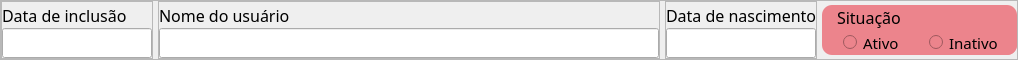
                                    <widget class="QFrame" name="frame_48">
                                     <property name="maximumSize">
                                      <size>
                                       <width>16777215</width>
                                       <height>60</height>
                                      </size>
                                     </property>
                                     <property name="layoutDirection">
                                      <enum>Qt::LeftToRight</enum>
                                     </property>
                                     <property name="styleSheet">
                                      <string notr="true"/>
                                     </property>
                                     <property name="frameShape">
                                      <enum>QFrame::StyledPanel</enum>
                                     </property>
                                     <property name="frameShadow">
                                      <enum>QFrame::Raised</enum>
                                     </property>
                                     <layout class="QHBoxLayout" name="horizontalLayout_7">
                                      <property name="spacing">
                                       <number>5</number>
                                      </property>
                                      <property name="leftMargin">
                                       <number>0</number>
                                      </property>
                                      <property name="topMargin">
                                       <number>0</number>
                                      </property>
                                      <property name="rightMargin">
                                       <number>0</number>
                                      </property>
                                      <property name="bottomMargin">
                                       <number>0</number>
                                      </property>
                                      <item>
                                       <widget class="QFrame" name="frame_61">
                                        <property name="maximumSize">
                                         <size>
                                          <width>170</width>
                                          <height>16777215</height>
                                         </size>
                                        </property>
                                        <property name="frameShape">
                                         <enum>QFrame::StyledPanel</enum>
                                        </property>
                                        <property name="frameShadow">
                                         <enum>QFrame::Raised</enum>
                                        </property>
                                        <layout class="QVBoxLayout" name="verticalLayout_29">
                                         <property name="spacing">
                                          <number>0</number>
                                         </property>
                                         <property name="leftMargin">
                                          <number>0</number>
                                         </property>
                                         <property name="topMargin">
                                          <number>0</number>
                                         </property>
                                         <property name="rightMargin">
                                          <number>0</number>
                                         </property>
                                         <property name="bottomMargin">
                                          <number>0</number>
                                         </property>
                                         <item>
                                          <widget class="QLabel" name="label_3">
                                           <property name="maximumSize">
                                            <size>
                                             <width>140</width>
                                             <height>16777215</height>
                                            </size>
                                           </property>
                                           <property name="font">
                                            <font>
                                             <family>Abel</family>
                                             <pointsize>12</pointsize>
                                            </font>
                                           </property>
                                           <property name="styleSheet">
                                            <string notr="true"/>
                                           </property>
                                           <property name="text">
                                            <string>Data de inclusão</string>
                                           </property>
                                          </widget>
                                         </item>
                                         <item>
                                          <widget class="QLineEdit" name="lineEdit">
                                           <property name="minimumSize">
                                            <size>
                                             <width>150</width>
                                             <height>30</height>
                                            </size>
                                           </property>
                                           <property name="maximumSize">
                                            <size>
                                             <width>150</width>
                                             <height>30</height>
                                            </size>
                                           </property>
                                           <property name="font">
                                            <font>
                                             <family>Abel</family>
                                             <pointsize>12</pointsize>
                                            </font>
                                           </property>
                                          </widget>
                                         </item>
                                        </layout>
                                       </widget>
                                      </item>
                                      <item>
                                       <widget class="QFrame" name="frame_62">
                                        <property name="maximumSize">
                                         <size>
                                          <width>520</width>
                                          <height>16777215</height>
                                         </size>
                                        </property>
                                        <property name="frameShape">
                                         <enum>QFrame::StyledPanel</enum>
                                        </property>
                                        <property name="frameShadow">
                                         <enum>QFrame::Raised</enum>
                                        </property>
                                        <layout class="QVBoxLayout" name="verticalLayout_30">
                                         <property name="spacing">
                                          <number>0</number>
                                         </property>
                                         <property name="leftMargin">
                                          <number>0</number>
                                         </property>
                                         <property name="topMargin">
                                          <number>0</number>
                                         </property>
                                         <property name="rightMargin">
                                          <number>0</number>
                                         </property>
                                         <property name="bottomMargin">
                                          <number>0</number>
                                         </property>
                                         <item>
                                          <widget class="QLabel" name="label_4">
                                           <property name="maximumSize">
                                            <size>
                                             <width>200</width>
                                             <height>16777215</height>
                                            </size>
                                           </property>
                                           <property name="font">
                                            <font>
                                             <family>Abel</family>
                                             <pointsize>12</pointsize>
                                            </font>
                                           </property>
                                           <property name="styleSheet">
                                            <string notr="true"/>
                                           </property>
                                           <property name="text">
                                            <string>Nome do usuário</string>
                                           </property>
                                          </widget>
                                         </item>
                                         <item>
                                          <widget class="QLineEdit" name="lineEdit_3">
                                           <property name="minimumSize">
                                            <size>
                                             <width>500</width>
                                             <height>30</height>
                                            </size>
                                           </property>
                                           <property name="maximumSize">
                                            <size>
                                             <width>500</width>
                                             <height>30</height>
                                            </size>
                                           </property>
                                           <property name="font">
                                            <font>
                                             <family>Abel</family>
                                             <pointsize>12</pointsize>
                                            </font>
                                           </property>
                                          </widget>
                                         </item>
                                        </layout>
                                       </widget>
                                      </item>
                                      <item>
                                       <widget class="QFrame" name="frame_63">
                                        <property name="maximumSize">
                                         <size>
                                          <width>170</width>
                                          <height>16777215</height>
                                         </size>
                                        </property>
                                        <property name="frameShape">
                                         <enum>QFrame::StyledPanel</enum>
                                        </property>
                                        <property name="frameShadow">
                                         <enum>QFrame::Raised</enum>
                                        </property>
                                        <layout class="QVBoxLayout" name="verticalLayout_31">
                                         <property name="spacing">
                                          <number>0</number>
                                         </property>
                                         <property name="leftMargin">
                                          <number>0</number>
                                         </property>
                                         <property name="topMargin">
                                          <number>0</number>
                                         </property>
                                         <property name="rightMargin">
                                          <number>0</number>
                                         </property>
                                         <property name="bottomMargin">
                                          <number>0</number>
                                         </property>
                                         <item>
                                          <widget class="QLabel" name="label_7">
                                           <property name="maximumSize">
                                            <size>
                                             <width>150</width>
                                             <height>16777215</height>
                                            </size>
                                           </property>
                                           <property name="font">
                                            <font>
                                             <family>Abel</family>
                                             <pointsize>12</pointsize>
                                            </font>
                                           </property>
                                           <property name="styleSheet">
                                            <string notr="true"/>
                                           </property>
                                           <property name="text">
                                            <string>Data de nascimento</string>
                                           </property>
                                          </widget>
                                         </item>
                                         <item>
                                          <widget class="QLineEdit" name="lineEdit_4">
                                           <property name="minimumSize">
                                            <size>
                                             <width>150</width>
                                             <height>30</height>
                                            </size>
                                           </property>
                                           <property name="maximumSize">
                                            <size>
                                             <width>150</width>
                                             <height>30</height>
                                            </size>
                                           </property>
                                           <property name="font">
                                            <font>
                                             <family>Abel</family>
                                             <pointsize>12</pointsize>
                                            </font>
                                           </property>
                                          </widget>
                                         </item>
                                        </layout>
                                       </widget>
                                      </item>
                                      <item>
                                       <widget class="QFrame" name="frame_64">
                                        <property name="minimumSize">
                                         <size>
                                          <width>195</width>
                                          <height>50</height>
                                         </size>
                                        </property>
                                        <property name="maximumSize">
                                         <size>
                                          <width>195</width>
                                          <height>50</height>
                                         </size>
                                        </property>
                                        <property name="styleSheet">
                                         <string notr="true">background-color: #EC848C; border-radius: 10px</string>
                                        </property>
                                        <property name="frameShape">
                                         <enum>QFrame::StyledPanel</enum>
                                        </property>
                                        <property name="frameShadow">
                                         <enum>QFrame::Raised</enum>
                                        </property>
                                        <layout class="QVBoxLayout" name="verticalLayout_32">
                                         <property name="spacing">
                                          <number>0</number>
                                         </property>
                                         <property name="leftMargin">
                                          <number>15</number>
                                         </property>
                                         <property name="topMargin">
                                          <number>0</number>
                                         </property>
                                         <property name="rightMargin">
                                          <number>0</number>
                                         </property>
                                         <property name="bottomMargin">
                                          <number>0</number>
                                         </property>
                                         <item>
                                          <widget class="QLabel" name="label_8">
                                           <property name="maximumSize">
                                            <size>
                                             <width>130</width>
                                             <height>16777215</height>
                                            </size>
                                           </property>
                                           <property name="font">
                                            <font>
                                             <family>Abel</family>
                                             <pointsize>12</pointsize>
                                            </font>
                                           </property>
                                           <property name="text">
                                            <string>Situação</string>
                                           </property>
                                          </widget>
                                         </item>
                                         <item>
                                          <widget class="QFrame" name="frame_65">
                                           <property name="frameShape">
                                            <enum>QFrame::StyledPanel</enum>
                                           </property>
                                           <property name="frameShadow">
                                            <enum>QFrame::Raised</enum>
                                           </property>
                                           <layout class="QHBoxLayout" name="horizontalLayout_33">
                                            <property name="spacing">
                                             <number>0</number>
                                            </property>
                                            <property name="leftMargin">
                                             <number>0</number>
                                            </property>
                                            <property name="topMargin">
                                             <number>0</number>
                                            </property>
                                            <property name="rightMargin">
                                             <number>0</number>
                                            </property>
                                            <property name="bottomMargin">
                                             <number>0</number>
                                            </property>
                                            <item>
                                             <widget class="QRadioButton" name="radioButton">
                                              <property name="maximumSize">
                                               <size>
                                                <width>80</width>
                                                <height>16777215</height>
                                               </size>
                                              </property>
                                              <property name="font">
                                               <font>
                                                <family>Abel</family>
                                                <pointsize>11</pointsize>
                                               </font>
                                              </property>
                                              <property name="cursor">
                                               <cursorShape>PointingHandCursor</cursorShape>
                                              </property>
                                              <property name="text">
                                               <string>Ativo</string>
                                              </property>
                                             </widget>
                                            </item>
                                            <item>
                                             <widget class="QRadioButton" name="radioButton_2">
                                              <property name="maximumSize">
                                               <size>
                                                <width>80</width>
                                                <height>16777215</height>
                                               </size>
                                              </property>
                                              <property name="font">
                                               <font>
                                                <family>Abel</family>
                                                <pointsize>11</pointsize>
                                               </font>
                                              </property>
                                              <property name="cursor">
                                               <cursorShape>PointingHandCursor</cursorShape>
                                              </property>
                                              <property name="text">
                                               <string>Inativo</string>
                                              </property>
                                             </widget>
                                            </item>
                                           </layout>
                                          </widget>
                                         </item>
                                        </layout>
                                       </widget>
                                      </item>
                                     </layout>
                                    </widget>
